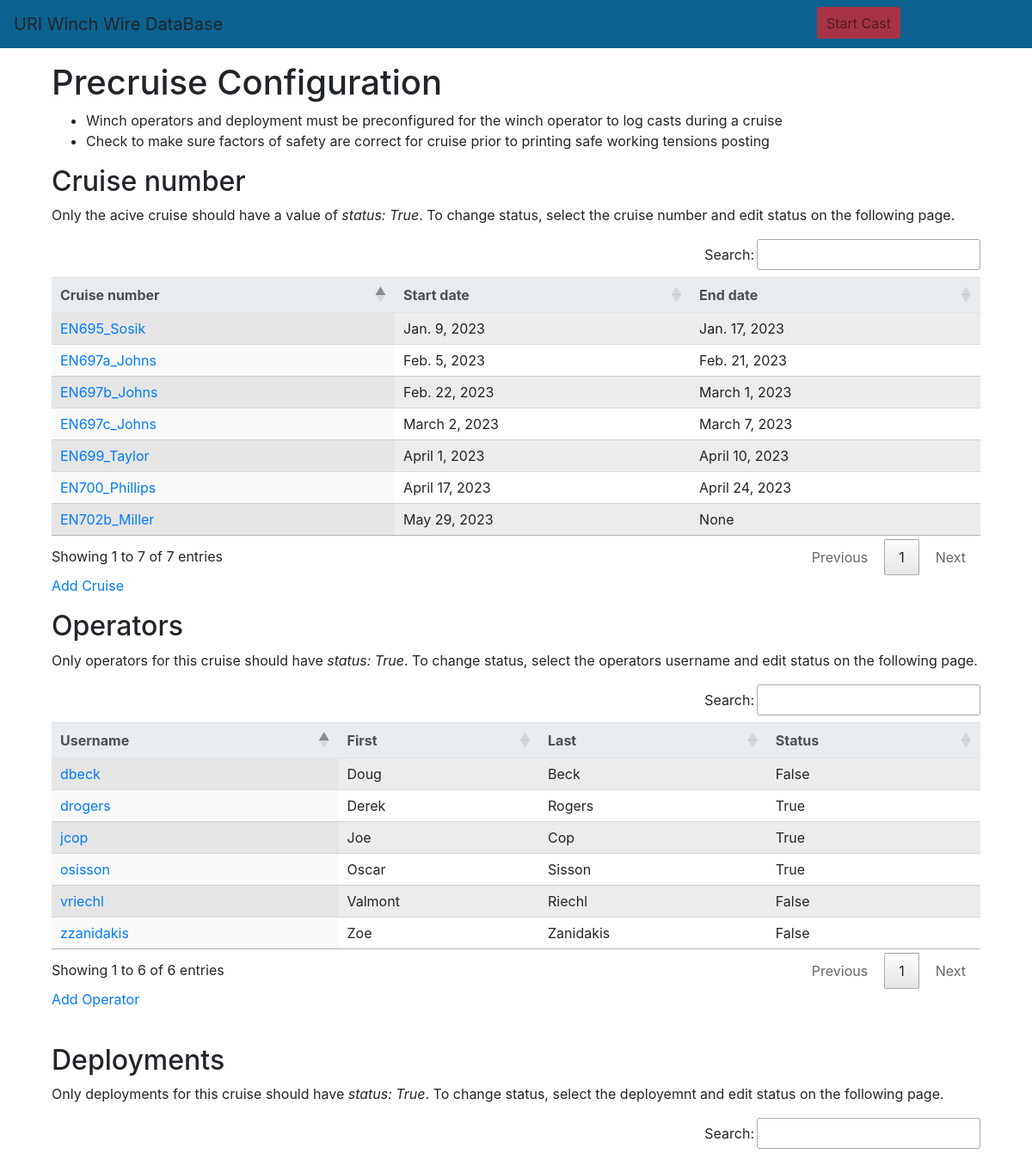
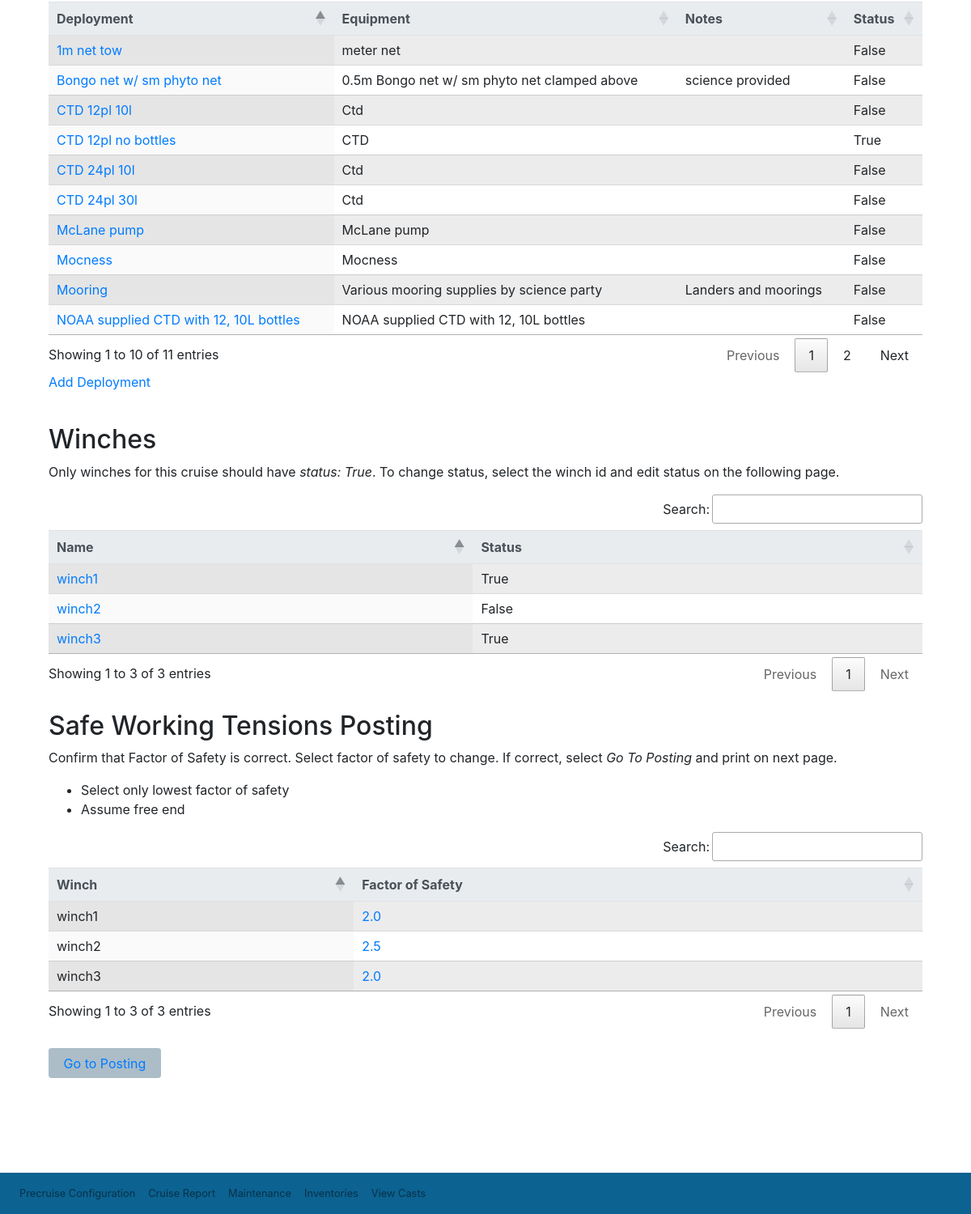
Screenshot of /wwdb/cruiseconfigurehome/ with the database file from the repository (2 pictures, top to bottom).
### wwdb/models.py (models this page shows, shortened)
class Cruise(models.Model):
    id = models.AutoField(db_column='Id', primary_key=True, blank=True, null=False)  # Field name made lowercase.
    number = models.TextField(db_column='Number', blank=True, null=True, verbose_name='Cruise number')  # Field name made lowercase.
    startdate = models.DateField(db_column='StartDate', blank=True, null=True, verbose_name='Start date', validators=[MaxValueValidator(limit_value=date.today)])  # Field name made lowercase.
    enddate = models.DateField(db_column='EndDate', blank=True, null=True, verbose_name='End date', validators=[MaxValueValidator(limit_value=date.today)])  # Field name made lowercase.
    status = models.BooleanField(db_column='Status', blank=True, null=True, verbose_name='Status')  # Field name made lowercase.
    class Meta:
        managed = True
        db_table = 'Cruise'
        verbose_name_plural = 'cruise'

class WinchOperator(models.Model):
    id = models.AutoField(db_column='Id', primary_key=True, blank=True, null=False)  # Field name made lowercase. This field type is a guess.
    status = models.BooleanField(db_column='Status', blank=True, null=True, verbose_name='Status')  # Field name made lowercase.
    firstname = models.TextField(db_column='FirstName', blank=True, null=True, verbose_name='First name')  # Field name made lowercase.
    lastname = models.TextField(db_column='LastName', blank=True, null=True, verbose_name='Last name')  # Field name made lowercase.
    username = models.TextField(db_column='UserName', blank=True, null=True, verbose_name='User name')  # Field name made lowercase.
    class Meta:
        managed = True
        db_table = 'WinchOperator'
        verbose_name_plural = "WinchOperator"

class DeploymentType(models.Model):
    id = models.AutoField(db_column='Id', primary_key=True, blank=True, null=False)  # Field name made lowercase.
    status = models.BooleanField(db_column='Status', blank=True, null=True, verbose_name='Status')  # Field name made lowercase.
    name = models.TextField(db_column='Name', blank=True, null=True, verbose_name='Name')
    equipment = models.TextField(db_column='Equipment', blank=True, null=True, verbose_name='Equipment')  # Field name made lowercase.
    notes = models.TextField(db_column='Notes', blank=True, null=True, verbose_name='Notes')  # Field name made lowercase.
    class Meta:
        managed = True
        db_table = 'DeploymentType'
        verbose_name_plural = "DeploymentType"

class Winch(models.Model):
    id = models.AutoField(db_column='Id', primary_key=True, blank=True, null=False)  # Field name made lowercase.
    name = models.TextField(db_column='Name', blank=True, null=True, verbose_name='Name')
    ship = models.TextField(db_column='Ship', blank=True, null=True, verbose_name='Ship')  # Field name made lowercase.
    institution = models.TextField(db_column='Institution', blank=True, null=True, verbose_name='Institution')  # Field name made lowercase.
    manufacturer = models.TextField(db_column='Manufacturer', blank=True, null=True, verbose_name='Manufacturer')  # Field name made lowercase.
    drums = models.ManyToManyField(Drum, through='Drumlocation', related_name='winches', verbose_name='Drum')
    wiretrainschematicjframe = models.TextField(db_column='WireTrainSchematicJFrame', blank=True, null=True, verbose_name='Wire train schematic Jframe')  # Field name made lowercase.
    wiretrainschematicaframe = models.TextField(db_column='WireTrainSchematicAFrame', blank=True, null=True, verbose_name='Wire train schematic Aframe')  # Field name made lowercase.
    status = models.BooleanField(db_column='Status', blank=True, null=True, verbose_name='Status')  # Field name made lowercase.
    class Meta:
        managed = True
        db_table = 'Winch'
        verbose_name_plural = "Winch"
    def __str__(self):
        return str(self.name)

class Wire(models.Model):
    id = models.AutoField(db_column='Id', primary_key=True, blank=True, null=False)  # Field name made lowercase.
    wirerope = models.ForeignKey(WireRopeData, models.DO_NOTHING, db_column='WireRopeId', blank=True, null=True, verbose_name='Wire rope data id')  # Field name made lowercase.
    winch = models.ForeignKey(Winch, models.DO_NOTHING, db_column='WinchId', blank=True, null=True, verbose_name='Winch', related_name='reverse_wire')  # Field name made lowercase.
    manufacturerid = models.TextField(db_column='ManufacturerId', blank=True, null=True, verbose_name='Manufacturer id')  # Field name made lowercase.
    nsfid = models.TextField(db_column='NsfId', blank=True, null=True, verbose_name='NSF id')  # Field name made lowercase.
    dateacquired = models.DateTimeField(db_column='DateAcquired', blank=True, null=True, verbose_name='Date Acquired', validators=[MaxValueValidator(limit_value=datetime.today)])  # Field name made lowercase.
    notes = models.TextField(db_column='Notes', blank=True, null=True, verbose_name='notes')  # Field name made lowercase.
    status = models.BooleanField(db_column='Status', blank=True, null=True, verbose_name='Status')
    drums = models.ManyToManyField(Drum, through='WireDrum', related_name='loaded_wires', verbose_name='Drum')
    factorofsafety = models.ForeignKey(FactorOfSafety, models.DO_NOTHING, db_column='FactorofSafety', blank=True, null=True, related_name='wirefactorofsafety', verbose_name='Factor of safety')  # Field name made lowercase.
    dryendtag = models.IntegerField(db_column='DryEndTag', blank=True, null=True, verbose_name='Dry end tag value (m)')  # Field name made lowercase.
    class Meta:
        managed = True
        db_table = 'Wire'
        verbose_name_plural = "Wire"

class FactorOfSafety(models.Model):
    id = models.AutoField(db_column='Id', primary_key=True, blank=True, null=False)  # Field name made lowercase.
    factorofsafety = models.FloatField(db_column='FactorofSafety', blank=False, null=False, default=5.0, verbose_name='Factor of safety')  # Field name made lowercase.
    class Meta:
        managed = True
        db_table = 'FactorOfSafety'
        verbose_name_plural = "FactorOfSafety"
    def __str__(self):
        return str(self.factorofsafety)

### wwdb/views.py (the view)
# urls.py: path('cruiseconfigurehome/', views.cruiseconfigurehome, name='cruiseconfigurehome'),
def cruiseconfigurehome(request):
    operators = WinchOperator.objects.all()
    deployments = DeploymentType.objects.all()
    active_wire = Wire.objects.filter(status=True)
    winches = Winch.objects.all()
    cruise = Cruise.objects.all()
    context = {
        'operators': operators,
        'deployments': deployments,
        'active_wire': active_wire,
        'winches': winches,
        'cruise' : cruise,
       }
    return render(request, 'wwdb/cruiseconfigurehome.html', context=context)

### wwdb/templates/wwdb/cruiseconfigurehome.html (shortened to what this page needs)
<!DOCTYPE html>
{% extends "wwdb/base.html" %}
{% block content %}
<div class="container mt-5 mb-5">
    <h1>Precruise Configuration</h1>
    <ul>
        <li>Winch operators and deployment must be preconfigured for the winch operator to log casts during a cruise </li>
        <li>Check to make sure factors of safety are correct for cruise prior to printing safe working tensions posting</li>
    </ul>
    <h2>Cruise number</h2>
    <p>Only the acive cruise should have a value of <i>status: True</i>. To change status, select the cruise number and edit status on the following page.</p>
    <table id="" class="display table table-striped">
        <thead class="thead-light">
            <tr>
                <th>Cruise number</th>
                <th>Start date</th>
                <th>End date</th>
            </tr>
        </thead>
        {% for cruise in cruise %}
        <tr>
            <td><a href="{% url 'cruiseedit' cruise.pk %}">{{cruise.number}}</a></td>
            <td>{{cruise.startdate}}</td>
            <td>{{cruise.enddate}}</td>
        </tr>
        {% endfor %}
    </table>
    <P>
        <a href="{% url 'cruiseadd' %}">Add Cruise</a>
    </P>
    <h2>Operators</h2>
    <p>Only operators for this cruise should have <i>status: True</i>. To change status, select the operators username and edit status on the following page.</p>
    <table id="" class="display table table-striped">
        <thead class="thead-light">
            <tr>
                <th>Username</th>
                <th>First</th>
                <th>Last</th>
                <th>Status</th>
            </tr>
        </thead>
        {% for operator in operators %}
        <tr>
            <td><a href="{% url 'operatoreditstatus' operator.pk %}">{{operator.username}}</a></td>
            <td>{{operator.firstname}}</td>
            <td>{{operator.lastname}}</td>
            <td>{{operator.status}}</td>
        </tr>
        {% endfor %}
    </table>
    <P>
        <a href="{% url 'operatoradd' %}">Add Operator</a>
    </P>
    <br />
    <h2>Deployments</h2>
    <p>Only deployments for this cruise should have <i>status: True</i>. To change status, select the deployemnt and edit status on the following page.</p>
    <table id="" class=" display table table-striped">
        <thead class="thead-light">
            <tr>
                <th>Deployment</th>
                <th>Equipment</th>
                <th>Notes</th>
                <th>Status</th>
            </tr>
        </thead>
        {% for deployment in deployments %}
        <tr>
            <td><a href="{% url 'deploymenteditstatus' deployment.pk %}">{{deployment.name}}</a></td>
            <td>{{deployment.equipment}}</td>
            <td>{{deployment.notes}}</td>
            <td>{{deployment.status}}</td>
        </tr>
        {% endfor %}
    </table>
    <P>
        <a href="{% url 'deploymentadd' %}">Add Deployment</a>
    </P>
    <br />
    <h2>Winches</h2>
    <p>Only winches for this cruise should have <i>status: True</i>. To change status, select the winch id and edit status on the following page.</p>
    <table id="" class="display table table-striped">
        <thead class="thead-light">
            <tr>
                <th>Name</th>
                <th>Status</th>
            </tr>
        </thead>
        {% for winch in winches %}
        <tr>
            <td><a href="{% url 'wincheditstatus' winch.pk %}">{{winch.name}}</a></td>
            <td>{{winch.status}}</td>
        </tr>
        {% endfor %}
    </table>
    <br />
    <h2>Safe Working Tensions Posting</h2>
    <p>Confirm that Factor of Safety is correct.  Select factor of safety to change.  If correct, select <i>Go To Posting</i> and print on next page.</p>
    <ul>
        <li>Select only lowest factor of safety </li>
        <li>Assume free end</li>
    </ul>
    <table id="" class="display table table-striped">
        <thead class="thead-light">
            <tr>
                <th>Winch</th>
                <th>Factor of Safety</th>
            </tr>
        </thead>
        {% for wire in active_wire %}
        <tr>
            <td>{{wire.winch}}</td>
            <td><a href="{% url 'wireeditfactorofsafety' wire.pk %}">{{wire.factorofsafety}}</a></td>
        </tr>
        {% endfor %}
    </table>
    <button type="button" class="btn btn-configure">
        <a class="nav-link" href="{% url 'safeworkingtensions' %}">Go to Posting</a>
    </button>
</div>
{% endblock %}

### static/css/wwdb.css (style rules this page uses)
.btn-configure, .btn-group-sm > .btn { color: #fff; background-color: #ACBDC8; border-color: #ACBDC8; padding: 0.1rem 0.1rem; font-size: 1rem; line-height: 1.0; border-radius: 0.2rem; font-weight: 400; }

### rows the page displays
Cruise: number "EN695_Sosik", startdate "Jan. 9, 2023", enddate "Jan. 17, 2023"
Cruise: number "EN697b_Johns", startdate "Feb. 22, 2023", enddate "March 1, 2023"
Cruise: number "EN697a_Johns", startdate "Feb. 5, 2023", enddate "Feb. 21, 2023"
Cruise: number "EN697c_Johns", startdate "March 2, 2023", enddate "March 7, 2023"
Cruise: number "EN699_Taylor", startdate "April 1, 2023", enddate "April 10, 2023"
Cruise: number "EN700_Phillips", startdate "April 17, 2023", enddate "April 24, 2023"
Cruise: number "EN702b_Miller", startdate "May 29, 2023", enddate "None"
WinchOperator: username "vriechl", firstname "Valmont", lastname "Riechl", status "False"
WinchOperator: username "drogers", firstname "Derek", lastname "Rogers", status "True"
WinchOperator: username "osisson", firstname "Oscar", lastname "Sisson", status "True"
WinchOperator: username "jcop", firstname "Joe", lastname "Cop", status "True"
WinchOperator: username "dbeck", firstname "Doug", lastname "Beck", status "False"
WinchOperator: username "zzanidakis", firstname "Zoe", lastname "Zanidakis", status "False"
DeploymentType: name "CTD 24pl 30l", equipment "Ctd", status "False"
DeploymentType: name "CTD 12pl 10l", equipment "Ctd", status "False"
DeploymentType: name "CTD 24pl 10l", equipment "Ctd", status "False"
DeploymentType: name "McLane pump", equipment "McLane pump", status "False"
DeploymentType: name "Mocness", equipment "Mocness", status "False"
DeploymentType: name "Bongo net w/ sm phyto net", equipment "0.5m Bongo net w/ sm phyto net clamped above", notes "science provided", status "False"
DeploymentType: name "NOAA supplied CTD with 12, 10L bottles", equipment "NOAA supplied CTD with 12, 10L bottles", status "False"
DeploymentType: name "Mooring", equipment "Various mooring supplies by science party", notes "Landers and moorings", status "False"
DeploymentType: name "1m net tow", equipment "meter net", status "False"
DeploymentType: name "CTD 12pl no bottles", equipment "CTD", status "True"
Winch: name "winch3", status "True"
Winch: name "winch2", status "False"
Winch: name "winch1", status "True"
Wire: winch "winch3", factorofsafety "2.0"
Wire: winch "winch2", factorofsafety "2.5"
Wire: winch "winch1", factorofsafety "2.0"
